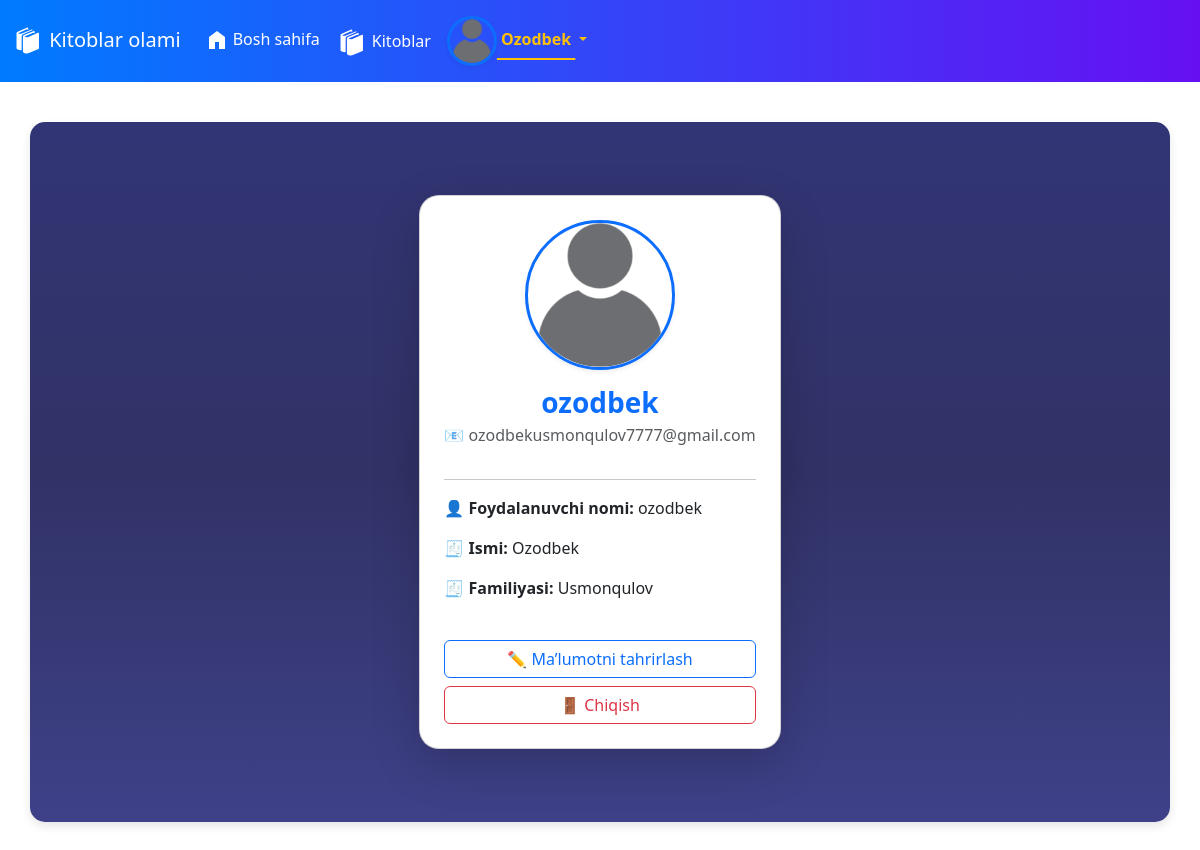
Before: /users/profile/ (signed in) with the older database file.
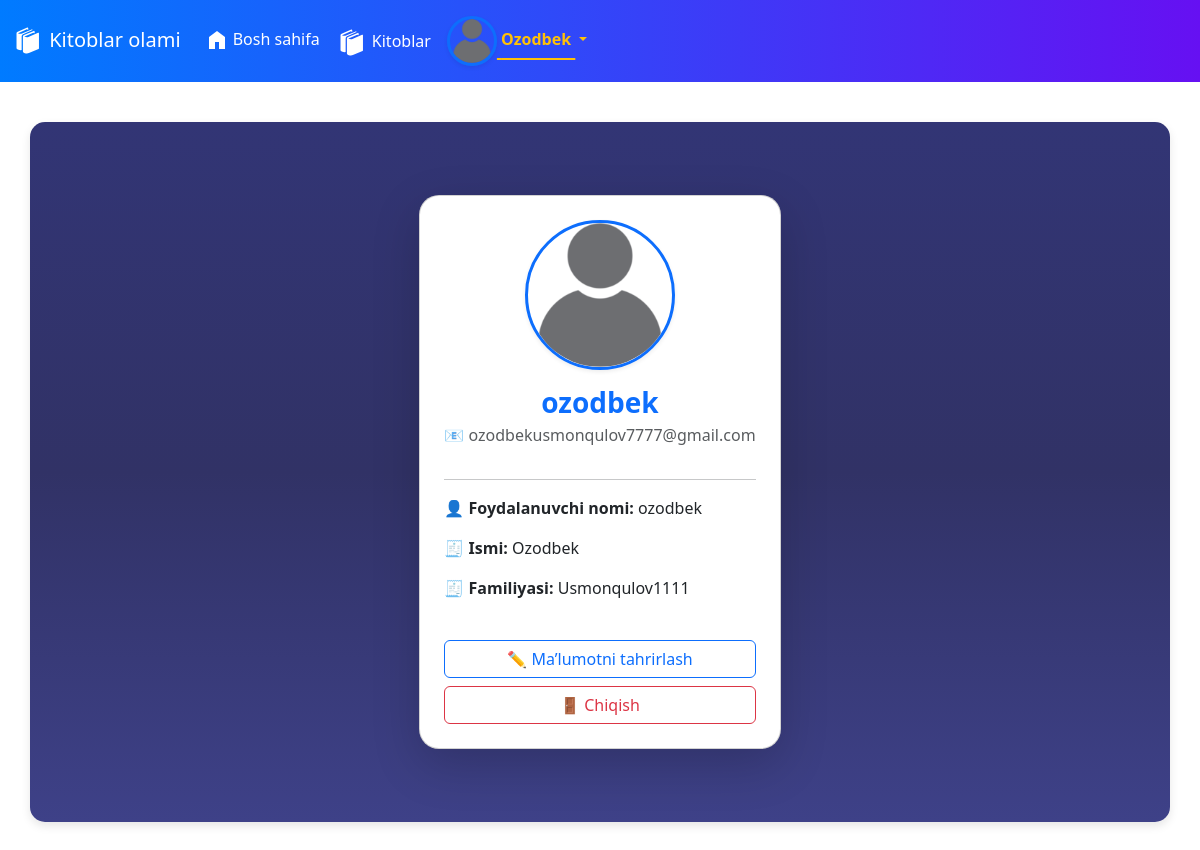
After: the same page with the newer database file.
### users/models.py (models this page shows)
class CustomUser(AbstractUser):
    profile_pictures = models.ImageField(default="default.png/")

### users/views.py (the view)
# urls.py: path('profile/',ProfileView.as_view(), name='profile' ),
class ProfileView(LoginRequiredMixin,View):
    def get(self,request):
        return render(request,"users/profile.html", {"users:request":"user"})

### users/templates/users/profile.html (shortened to what this page needs)
{% extends 'base.html' %}
{% block content %}
<div class="container d-flex justify-content-center align-items-center" style="min-height: 80vh;">
  <div class="card shadow-lg p-4 text-center" style="max-width: 450px; border-radius: 20px; background: #ffffff;">
    <div class="mb-3">
      {% if user.profile_pictures %}
        <img src="{{ user.profile_pictures.url }}" alt="Profil rasmi"
             class="rounded-circle border border-3 border-primary shadow-sm"
             style="width: 150px; height: 150px; object-fit: cover;">
      {% else %}
        <img src="https://cdn-icons-png.flaticon.com/512/847/847969.png"
             alt="Default profil rasmi"
             class="rounded-circle border border-3 border-secondary shadow-sm"
             style="width: 150px; height: 150px; object-fit: cover;">
      {% endif %}
    </div>
    <h3 class="fw-bold text-primary mb-1">{{ user.username }}</h3>
    <p class="text-muted mb-3">📧 {{ user.email }}</p>
    <hr>
    <div class="text-start">
      <p><strong>👤 Foydalanuvchi nomi:</strong> {{ user.username }}</p>
      <p><strong>🧾 Ismi:</strong> {{ user.first_name|default:"–" }}</p>
      <p><strong>🧾 Familiyasi:</strong> {{ user.last_name|default:"–" }}</p>
    </div>
    <div class="mt-4 d-grid gap-2">
      <a href="{% url 'users:profile_update' %}" class="btn btn-outline-primary">
        ✏️ Ma’lumotni tahrirlash
      </a>
      <a href="{% url 'users:logout' %}" class="btn btn-outline-danger">
        🚪 Chiqish
      </a>
    </div>
  </div>
</div>
{% endblock %}

### templates/base.html (shortened to what this page needs)
{% load static %}
<!DOCTYPE html>
<html lang="uz">
  <head>
    <link
      href="https://cdn.jsdelivr.net/npm/bootstrap@5.3.8/dist/css/bootstrap.min.css"
      rel="stylesheet"
>
  </head>
  <body class="{% block body_class %}{% endblock %}">
    <nav class="navbar navbar-expand-lg align-items-center">
      <div class="container-fluid">
        <a class="navbar-brand" href="{% url 'landing' %}"> Kitoblar olami</a>
        <div class="collapse navbar-collapse" id="navbarSupportedContent">
          <ul class="navbar-nav me-auto mb-2 mb-lg-0">
            <li class="nav-item" style="margin-top: 2.7%;">
              <a class="nav-link {% if request.resolver_match.url_name == 'landing' %}active{% endif %}"
                 href="{% url 'landing' %}"> <svg xmlns="http://www.w3.org/2000/svg" width="24" height="24" viewBox="0 0 24 24"><path fill="currentColor" d="M4 21V9l8-6l8 6v12h-6v-7h-4v7z"/></svg>
                  Bosh sahifa
              </a>
            </li>
         {% if user.is_authenticated %}
<li class="nav-item" style="margin-top: 2.7%;">
  <a class="nav-link {% if request.resolver_match.url_name == 'book_list' %}active{% endif %}"
     href="{% url 'books:book_list' %}">
     Kitoblar
  </a>
</li>
{% endif %}
            <li class="nav-item dropdown  d-flex align-items-center">
                {% if user.is_authenticated %}
              <a class="nav-link dropdown-toggle {% if request.resolver_match.url_name in 'profile login register logout' %}active{% endif %}"
                 href="#" role="button" data-bs-toggle="dropdown" aria-expanded="false">
                    {% if user.profile_pictures %}
        <img src="{{ user.profile_pictures.url }}" alt="Profil rasmi"
             class="rounded-circle border border-3 border-primary shadow-sm"
             style="width: 50px; height: 50px; object-fit: cover;">
                     {% else %}
        <img src="https://cdn-icons-png.flaticon.com/512/847/847969.png"
             alt="Default profil rasmi"
             class="rounded-circle border border-3 border-secondary shadow-sm"
             style="width: 50px; height: 50px; object-fit: cover;">
                     {% endif %}
                {{ user.first_name}}
      </a>
              {% endif %}
            </li>
          </ul>
        </div>
      </div>
    </nav>
    <div class="container content-wrapper" style="background: linear-gradient(180deg, #323575 0%, #313266 50%, #3e4188 100%);height: 700px;">
      {% block content %}{% endblock %}
    </div>
  </body>
</html>

Changed rows visible on the page:
changed CustomUser "ozodbek": last_name "Usmonqulov" → "Usmonqulov1111"
